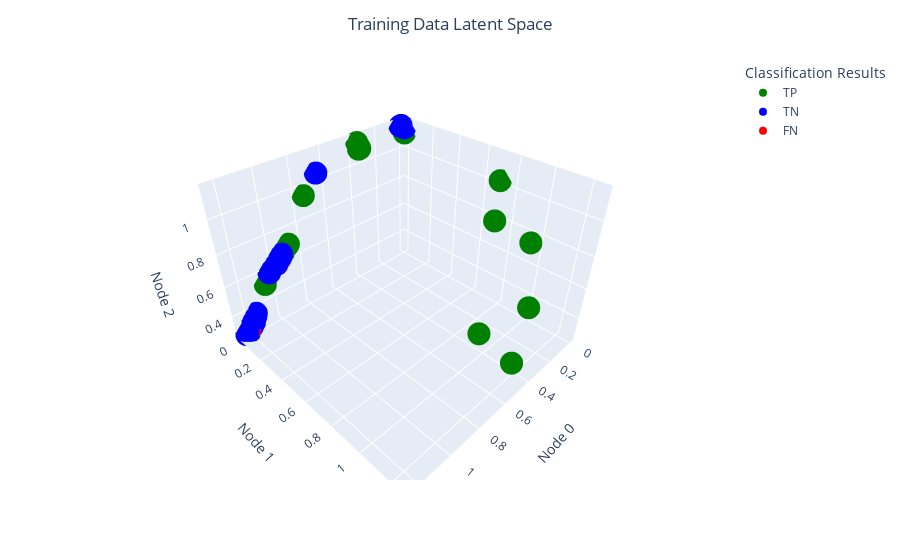

Source (notebook cell):
### Markdown cell above
## Vis

### Code cell
## Train Vis:
training_classifications = get_grading(training_predictions, y_train)
y_train_type = combined_y_type_shuffled[0:126]


train_data_latent_space = pd.DataFrame({'Node 0': latent_representation_train.T[0],
                                       'Node 1': latent_representation_train.T[1],
                                       'Node 2': latent_representation_train.T[2],
                                       'Classification Results': training_classifications, 
                                       'Fault Type':y_train_type})


fig = px.scatter_3d(pd.DataFrame(train_data_latent_space), x='Node 0', 
                    y='Node 1', z='Node 2',
                color='Classification Results',
                    hover_data = ['Fault Type'],
                color_discrete_map={
                'TN': 'blue',
                'TP': 'green', 
                'FP': 'orange',
                'FN': 'red'} 
                   )
fig.update_layout(title_text='Training Data Latent Space', title_x=0.5)

fig.show()

### Figure 1 — Plotly figure (JSON) as saved in the notebook; plotly's stock layout.template omitted (floating-point values rounded to 4 significant figures)
{"data": [{"customdata": [["DV/DT High Fault"], ["A- Driver Fault"], ["+ DC I High Fault"], ["SCR Contactor Fault"], ["SNS PPS Missing"], ["Xmtr 3 Fiber Fault"], ["TPS Fault"], ["SNS PPS Missing"], ["+ DC I High Fault"], ["DV/DT High Fault"], ["DV/DT High Fault"], ["TPS Fault"], ["TPS Fault"], ["SNS PPS Missing"], ["SNS PPS Missing"], ["SNS PPS Missing"], ["TPS Fault"], ["SCR AC Input Fault"], ["SNS PPS Missing"], ["SCR Firing Circ Fault"]], "hovertemplate": "Classification Results=TP<br>Node 0=%{x}<br>Node 1=%{y}<br>Node 2=%{z}<br>Fault Type=%{customdata[0]}<extra></extra>", "legendgroup": "TP", "marker": {"color": "green", "symbol": "circle"}, "mode": "markers", "name": "TP", "scene": "scene", "showlegend": true, "type": "scatter3d", "x": [0.3845, 0.7584, 0.9299, 0.3622, 0.3537, 1.069, 0.2227, 0.356, 0.9291, 0.5345, 0.6012, 0.9026, 0, 0, 0.3582, 0.3563, 0.1603, 0.8913, 0.9001, 0.3731], "y": [1.208, 0, 0, 0, 0, 0, 0.8581, 0, 0, 1.251, 1.095, 0, 0.7155, 0, 0, 0, 1.041, 0, 0, 0], "z": [0.6752, 0.9581, 0.6761, 1.104, 1.105, 0.5334, 0.9342, 1.111, 0.6817, 0.4498, 0.5786, 0.708, 1.03, 1.103, 1.116, 1.113, 0.8589, 0.713, 0.7052, 1.146]}, {"customdata": [["Run"], ["Run"], ["Run"], ["Run"], ["Run"], ["Run"], ["Run"], ["Run"], ["Run"], ["Run"], ["Run"], ["Run"], ["Run"], ["Run"], ["Run"], ["Run"], ["Run"], ["Run"], ["Run"], ["Run"], ["Run"], ["Run"], ["Run"], ["Run"], ["Run"], ["Run"], ["Run"], ["Run"], ["Run"], ["Run"], ["Run"], ["Run"], ["Run"], ["Run"], ["Run"], ["Run"], ["Run"], ["Run"], ["Run"], ["Run"], ["Run"], ["Run"], ["Run"], ["Run"], ["Run"], ["Run"], ["Run"], ["Run"], ["Run"], ["Run"], ["Run"], ["Run"], ["Run"], ["Run"], ["Run"], ["Run"], ["Run"], ["Run"], ["Run"], ["Run"], ["Run"], ["Run"], ["Run"], ["Run"], ["Run"], ["Run"], ["Run"], ["Run"], ["Run"], ["Run"], ["Run"], ["Run"], ["Run"], ["Run"], ["Run"], ["Run"], ["Run"], ["Run"], ["Run"], ["Run"], ["Run"], ["Run"], ["Run"], ["Run"], ["Run"], ["Run"], ["Run"], ["Run"], ["Run"], ["Run"], ["Run"], ["Run"], ["Run"], ["Run"], ["Run"], ["Run"], ["Run"]], "hovertemplate": "Classification Results=TN<br>Node 0=%{x}<br>Node 1=%{y}<br>Node 2=%{z}<br>Fault Type=%{customdata[0]}<extra></extra>", "legendgroup": "TN", "marker": {"color": "blue", "symbol": "circle"}, "mode": "markers", "name": "TN", "scene": "scene", "showlegend": true, "type": "scatter3d", "x": [0.9749, 0.976, 0.9847, 0.9822, 1.155, 0.9747, 0.9606, 0.03671, 1.199, 0.9776, 0.9629, 0.9647, 1.227, 0.9746, 1.16, 0.972, 0.6661, 0.9834, 0.9555, 0.9599, 0.9569, 0.9859, 1.234, 0.9705, 0.9876, 0.9802, 0.9567, 0.989, 0.9677, 0.9832, 0.9466, 0.9797, 1.221, 0.9788, 0.9799, 0.9843, 0.964, 0.9836, 0.9866, 0.9689, 0, 0.9813, 0.9664, 0.9833, 0.9768, 0.9638, 1.181, 0.9542, 1.184, 0.9868, 0.9799, 0.9546, 1.031, 1.17, 1.161, 0.9727, 0.9781, 1.177, 1.224, 0.969, 0.9804, 0.9505, 0.95, 0.99, 0.9684, 0.9791, 0.9533, 0.9839, 0.9515, 1.173, 0.02884, 0.9414, 0.9926, 0.9719, 0.9904, 1.196, 0.9909, 0.9885, 0.9825, 1.034, 0.9685, 0.9521, 0.9846, 0.9684, 1.222, 0.9538, 0.9779, 0.9487, 0.9827, 0.9751, 0.9755, 0.6638, 0.9493, 0.9815, 0.9637, 0.9709, 1.209], "y": [0, 0, 0, 0, 0, 0, 0, 0, 0, 0, 0, 0, 0, 0, 0, 0, 0, 0, 0, 0, 0, 0, 0, 0, 0, 0, 0, 0, 0, 0, 0, 0, 0, 0, 0, 0, 0, 0, 0, 0, 0, 0, 0, 0, 0, 0, 0, 0, 0, 0, 0, 0, 0, 0, 0, 0, 0, 0, 0, 0, 0, 0, 0, 0, 0, 0, 0, 0, 0, 0, 0, 0, 0, 0, 0, 0, 0, 0, 0, 0, 0, 0, 0, 0, 0, 0, 0, 0, 0, 0, 0, 0, 0, 0, 0, 0, 0], "z": [0.6337, 0.6398, 0.6344, 0.6321, 0.3804, 0.642, 0.6476, 1.155, 0.3034, 0.6396, 0.6465, 0.6575, 0.2836, 0.6347, 0.372, 0.6366, 1.057, 0.6373, 0.6579, 0.6555, 0.6471, 0.6327, 0.2732, 0.6406, 0.6339, 0.6369, 0.6576, 0.6238, 0.6417, 0.6366, 0.6703, 0.6337, 0.274, 0.6333, 0.6381, 0.6313, 0.6577, 0.6305, 0.6345, 0.6371, 1.135, 0.6385, 0.6452, 0.6349, 0.6361, 0.6445, 0.3478, 0.6574, 0.323, 0.629, 0.6381, 0.6493, 0.5927, 0.3628, 0.3621, 0.6384, 0.6394, 0.3269, 0.2919, 0.6521, 0.6228, 0.6551, 0.6669, 0.63, 0.6423, 0.6418, 0.6571, 0.6386, 0.655, 0.3471, 1.157, 0.6717, 0.6285, 0.6421, 0.6308, 0.3051, 0.6317, 0.6254, 0.6373, 0.5941, 0.6457, 0.6569, 0.634, 0.6469, 0.2752, 0.6506, 0.6331, 0.657, 0.6314, 0.6356, 0.6434, 1.057, 0.6595, 0.6323, 0.6461, 0.6469, 0.2988]}, {"customdata": [["Xmtr 3 Fiber Fault"], ["Xmtr 1 Fiber     Fault"], ["Xmtr 1 Fiber     Fault"], ["A- Driver Fault"], ["Xmtr 3 Fiber Fault"], ["Xmtr 3 Fiber Fault"], ["Xmtr 2 Fiber Fault"], ["SNS PPS Missing"], ["A- Driver Fault"]], "hovertemplate": "Classification Results=FN<br>Node 0=%{x}<br>Node 1=%{y}<br>Node 2=%{z}<br>Fault Type=%{customdata[0]}<extra></extra>", "legendgroup": "FN", "marker": {"color": "red", "symbol": "circle"}, "mode": "markers", "name": "FN", "scene": "scene", "showlegend": true, "type": "scatter3d", "x": [0.9756, 0.9527, 0.9527, 0.9899, 0.962, 0.9762, 0.9878, 1.21, 0.9735], "y": [0, 0, 0, 0, 0, 0, 0, 0, 0], "z": [0.638, 0.6566, 0.6566, 0.6324, 0.6444, 0.6364, 0.6301, 0.299, 0.6395]}], "layout": {"autosize": true, "legend": {"title": {"text": "Classification Results"}, "tracegroupgap": 0}, "margin": {"t": 60}, "scene": {"aspectmode": "auto", "aspectratio": {"x": 1.113, "y": 1.128, "z": 0.7968}, "domain": {"x": [0, 1], "y": [0, 1]}, "xaxis": {"title": {"text": "Node 0"}, "type": "linear"}, "yaxis": {"title": {"text": "Node 1"}, "type": "linear"}, "zaxis": {"title": {"text": "Node 2"}, "type": "linear"}}, "title": {"text": "Training Data Latent Space", "x": 0.5}}}
